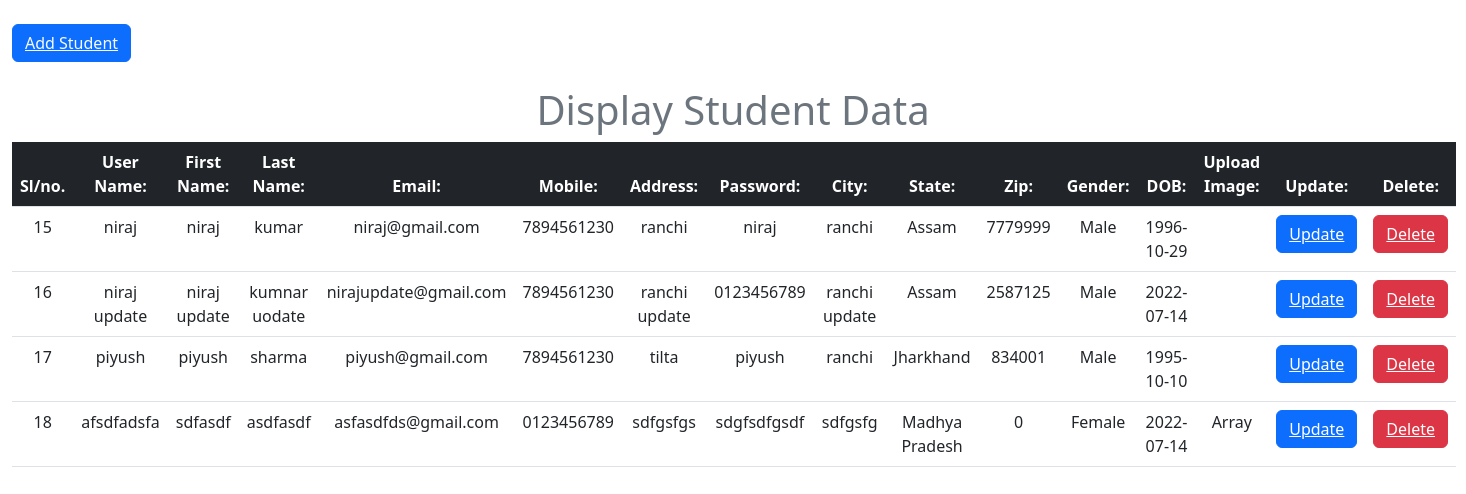
The page / on the database its author committed.
### tables this page shows
CREATE TABLE `users` (
  `id` int(100) NOT NULL,
  `username` varchar(100) NOT NULL,
  `fname` varchar(255) NOT NULL,
  `lname` varchar(255) NOT NULL,
  `email` varchar(100) NOT NULL,
  `mobile` varchar(20) NOT NULL,
  `address` varchar(255) NOT NULL,
  `password` varchar(255) NOT NULL,
  `city` varchar(255) NOT NULL,
  `state` varchar(255) NOT NULL,
  `zip` int(255) NOT NULL,
  `gender` varchar(255) NOT NULL,
  `dob` varchar(255) NOT NULL,
  `image` varchar(255) NOT NULL
);

### index.php (the view, shortened to what this page needs)
<!DOCTYPE html>
<html lang="en">
<head>
  <link href="https://cdn.jsdelivr.net/npm/bootstrap@5.2.0-beta1/dist/css/bootstrap.min.css" rel="stylesheet">
</head>
<body>
  <div class="container-fluid">
    <button class="btn btn-primary my-4"><a href="register.php" class="text-light">Add Student</a></button>
    <h1 class="text-center text-secondary">Display Student Data</h1>
    <table class="table">
      <thead>
        <tr class="bg-dark text-white text-center">
          <th scope="col">Sl/no.</th>
          <th scope="col">User Name:</th>
          <th scope="col">First Name:</th>
          <th scope="col">Last Name:</th>
          <th scope="col">Email:</th>
          <th scope="col">Mobile:</th>
          <th scope="col">Address:</th>
          <th scope="col">Password:</th>
          <th scope="col">City:</th>
          <th scope="col">State:</th>
          <th scope="col">Zip:</th>
          <th scope="col">Gender:</th>
          <th scope="col">DOB:</th>
          <th scope="col">Upload Image:</th>
          <th scope="col">Update:</th>
          <th scope="col">Delete:</th>
        </tr>
      </thead>
      <tbody>
        <?php
        include('connect.php');
        $q = "SELECT * FROM users";
        $query = mysqli_query($conn, $q);
        while ($res = mysqli_fetch_array($query)) {
        ?>
          <tr class="text-center">
            <td> <?php echo $res['id']; ?> </td>
            <td><?php echo $res['username']; ?></td>
            <td><?php echo $res['fname']; ?></td>
            <td><?php echo $res['lname']; ?></td>
            <td><?php echo $res['email']; ?></td>
            <td><?php echo $res['mobile']; ?></td>
            <td><?php echo $res['address']; ?></td>
            <td><?php echo $res['password']; ?></td>
            <td><?php echo $res['city']; ?></td>
            <td><?php echo $res['state']; ?></td>
            <td><?php echo $res['zip']; ?></td>
            <td><?php echo $res['gender']; ?></td>
            <td><?php echo $res['dob']; ?></td>
            <td><?php echo $res['image']; ?></td>
            <td>
              <button class="btn btn-primary">
                <a href="update.php?id=<?php echo $res['id']; ?>" class="text-white">Update</a>
              </button>
            </td>
            <td>
              <button class="btn btn-danger">
                <a href="delete.php?id=<?php echo $res['id']; ?>" class="text-white">Delete</a>
              </button>
            </td>
          </tr>
        <?php
        }
        ?>
      </tbody>
    </table>
  </div>
</body>
</html>

### rows shown on the page
users: id "15", username "niraj", fname "niraj", lname "kumar", email "niraj@gmail.com", mobile "7894561230", address "ranchi", password "niraj", city "ranchi", state "Assam", zip "7779999", gender "Male", dob "1996-10-29"
users: id "16", username "niraj update", fname "niraj update", lname "kumnar uodate", email "nirajupdate@gmail.com", mobile "7894561230", address "ranchi update", password "0123456789", city "ranchi update", state "Assam", zip "2587125", gender "Male", dob "2022-07-14"
users: id "17", username "piyush", fname "piyush", lname "sharma", email "piyush@gmail.com", mobile "7894561230", address "tilta", password "piyush", city "ranchi", state "Jharkhand", zip "834001", gender "Male", dob "1995-10-10"
users: id "18", username "afsdfadsfa", fname "sdfasdf", lname "asdfasdf", email "asfasdfds@gmail.com", mobile "0123456789", address "sdfgsfgs", password "sdgfsdfgsdf", city "sdfgsfg", state "Madhya Pradesh", zip "0", gender "Female", dob "2022-07-14", image "Array"
